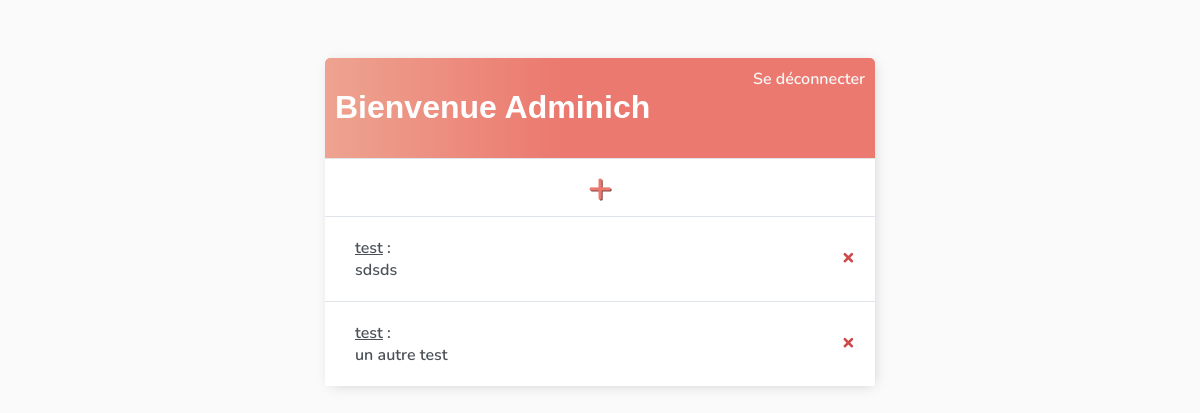
Page / (signed in) on the earlier database version.
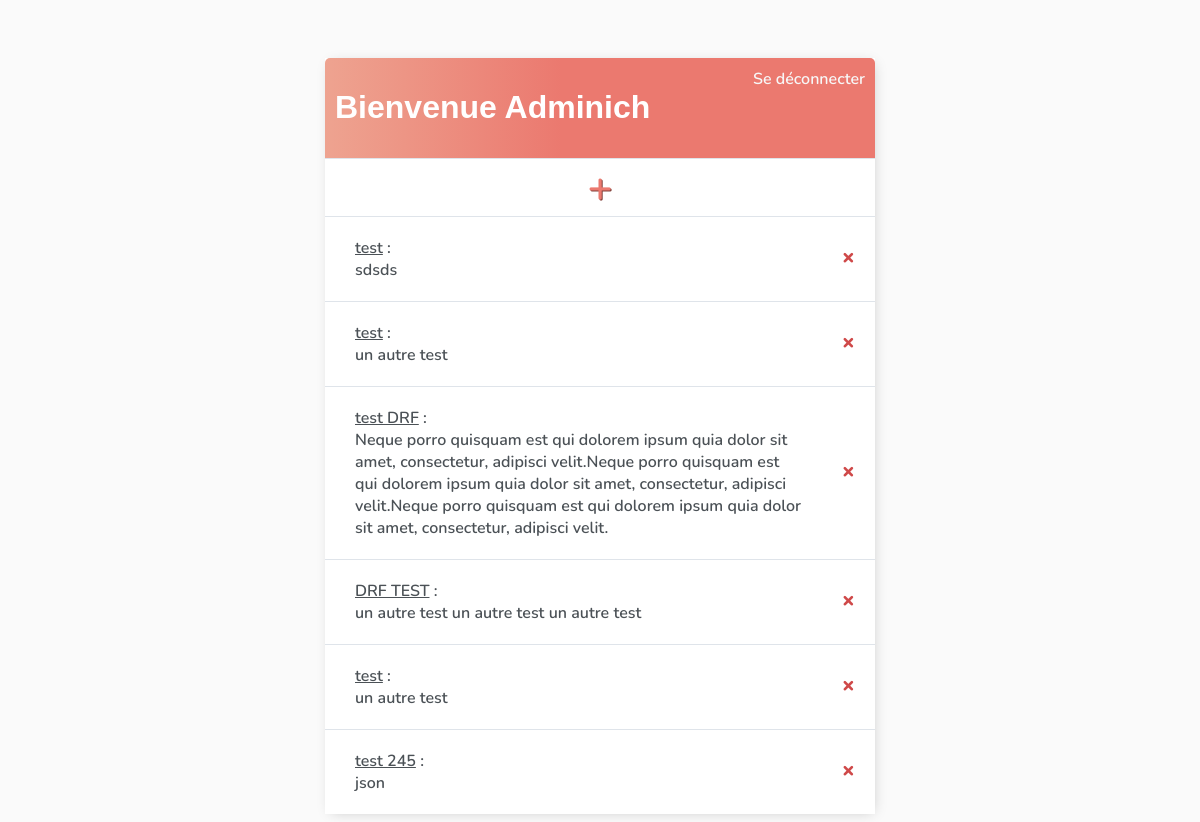
Same page on the later database version.
### noteapp/models.py (models this page shows)
class Note(models.Model):
    user = models.ForeignKey(User, on_delete=models.CASCADE)
    title = models.CharField(max_length= 200)
    content = models.TextField(null=True, blank=True)
    created_at = models.DateTimeField(auto_now_add = True)
    def __str__(self):
        return self.title
    class Meta:
        ordering = ['created_at']

### noteapp/views.py (the view)
# urls.py: path('',NoteList.as_view(), name='notes'),
class NoteList(LoginRequiredMixin, ListView):
    model = Note
    context_object_name = 'notes'
    def get_context_data(self, **kwargs):
        context = super().get_context_data(**kwargs)
        context['notes'] = context['notes'].filter(user=self.request.user)
        return context

### noteapp/templates/noteapp/note_list.html
{% extends 'noteapp/main.html' %}
{% block content %}
<div class="header-bar">
    <div>
        <h1>Bienvenue {{request.user|title}}</h1>
    </div>
    {% if request.user.is_authenticated %}
    <a href="{% url 'logout' %}">Se déconnecter</a> {% else %}
    <a href="{% url 'login' %}">Se connecter</a> {% endif %}
</div>
<div id="notelist" class="note-items-wrapper">
    <div class="note-wrapper"><a id="add-link" href="{% url 'note-create' %}">&#x2b; </a></div>
    {% for note in notes %}
    <div class="note-wrapper" data-position="{{note.pk}}">
        <div class="note-title">
            <a href="{% url 'note-update' note.id %}"><u>{{note}}</u> : </br>
                {{note.content}}
            </a>
        </div>
        <div class="note-controls">
            <a class="delete-link" href="{% url 'note-delete' note.id %}">&#215;</a>
        </div>
    </div>
    {% empty %}
    <div style="text-align: center; padding-bottom: 10px; line-height: 1em;">
        <h3>Vous n'avez pas encore de notes.</h3>
        <h3> <a style="text-decoration: none; color: #e53935;" href="{% url 'note-create' %}">Créez une nouvelle note</a> ! </h3>
    </div>
    {% endfor %}
</div>
{% endblock content%}

Differences in the rows shown:
added Note: title "test DRF", content "Neque porro quisquam est qui dolorem ipsum quia dolor sit amet, consectetur, adipisci velit.Neque porro quisquam est qui dolorem ipsum quia dolor sit amet, consectetur, adipisci velit.Neque porro quisquam est qui dolorem ipsum quia dolor sit amet, consectetur, adipisci velit."
added Note: title "DRF TEST", content "un autre test un autre test un autre test"
added Note: title "test", content "un autre test"
added Note: title "test 245", content "json"
